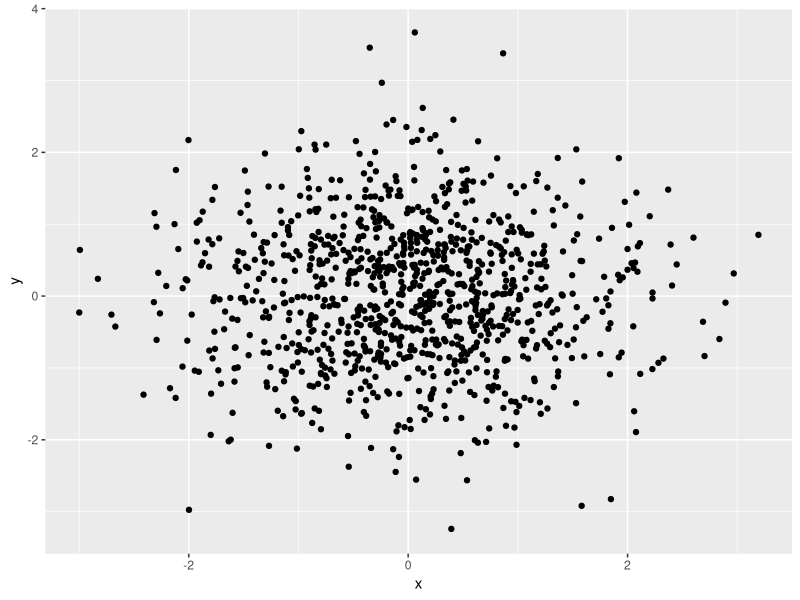
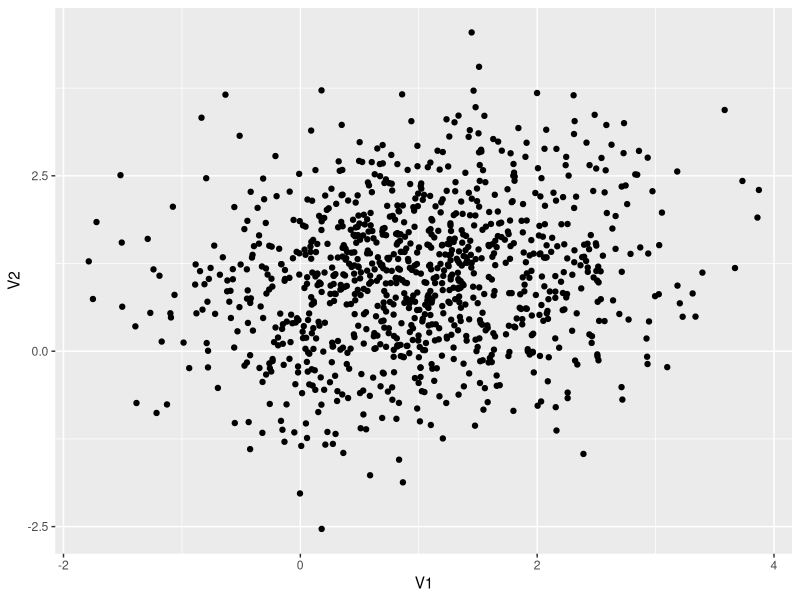

Here is the R script that generated these plots, in order:
library(ggplot2)
library(MASS)


# generate data
x = rnorm(1000, mean=0, sd=1)
y = rnorm(1000, mean=0, sd=1)


# add to df
df = data.frame(x, y)


ggplot(df, aes(x, y))+
  geom_point() 



set.seed(123) # Set a seed for reproducibility
bvnData <- mvrnorm(
  n = 1000, 
  mu = c(1, 1), 
  Sigma = matrix(c(1, 0.2, 0.2, 1), 
                 ncol = 2)
)
bvnData <- as.data.frame(bvnData)

ggplot(bvnData, aes(V1, V2))+
  geom_point()
